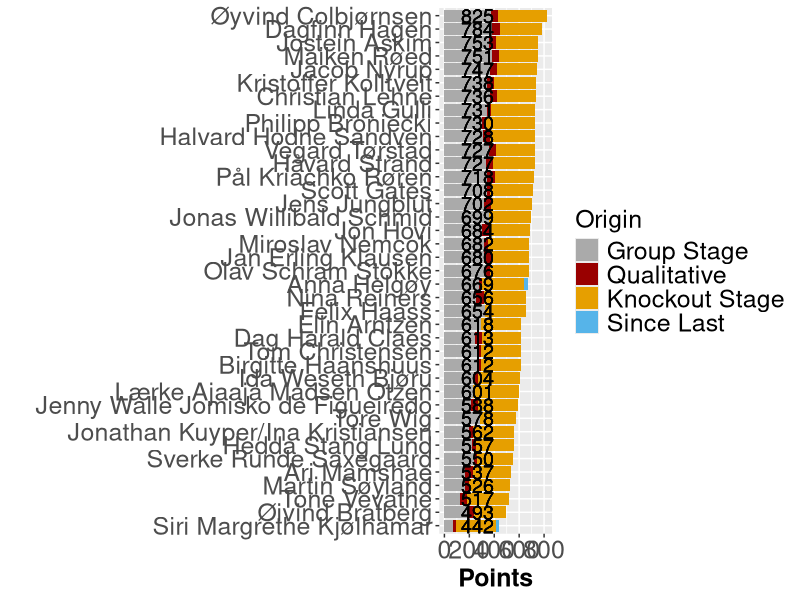

The R script that drew this image:
## ---- chunk 1

library(tidyverse)
library(igraph)
library(readxl)
library(knitr)

knitr::opts_chunk$set(out.width = "100%")

## ---- chunk 2

Sys.setlocale()
poeng_prev <- tbl_df(read.csv("details36.csv", sep=";", header = FALSE, encoding = "utf-8"))
poeng_prev$total_prev <- poeng_prev$V2 + poeng_prev$V3 + poeng_prev$V4
poeng_prev <- poeng_prev %>% select(V1, total_prev)

poeng <- tbl_df(read.csv("details37.csv", sep=";", header = FALSE))

poeng$total <- poeng$V2 + poeng$V3 + poeng$V4

poeng <- inner_join(poeng, poeng_prev, by="V1")
poeng$diff <- poeng$total - poeng$total_prev

poeng <- rename(poeng, V35 = V4)
poeng <- rename(poeng, V34 = V3)
poeng <- rename(poeng, V36 = V2)
poeng$V34 <-poeng$V34 - poeng$diff


long_pong <- poeng %>% select(V1, V34, V35, V36, total, diff)  %>% gather(key = V, -V1, -total, value = poeng) %>% arrange(V)

Sys.setlocale()
ggplot(data = long_pong, aes(x = reorder(V1, total), y=poeng, fill = V)) + 
  geom_bar(stat = "identity") +
  coord_flip() +
  geom_text(aes(V1, 0, label = total), hjust = -0.50, size = 5) +
  ylab("Points") +
  xlab(" ") +
  scale_fill_manual(values=c("#AAAAAA", "#990000", "#E69F00", "#56B4E9"), 
                    name="Origin",
                    breaks=c("V36", "V35", "V34", "diff"),
                    labels=c("Group Stage", "Qualitative", "Knockout Stage", "Since Last")) +
  theme(axis.text=element_text(size=18), axis.title=element_text(size=18,face="bold")) +
  theme(legend.title=element_text(size=18), 
    legend.text=element_text(size=18))

